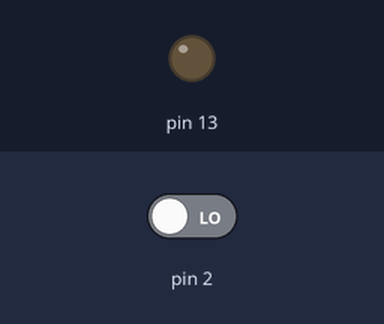
A sketch run on a simulated Arduino Uno, built with avr-gcc and run on an emulated ATmega328P. Parts: output pins drawn as LEDs (lit = HIGH). The test bench sets the inputs (shaded band); at power-on: pin 2 LOW. What the sketch prints to the serial monitor is not drawn.

Above: at 1.2 s.
1.3 s: pin 2 driven HIGH
At 1.6 s:
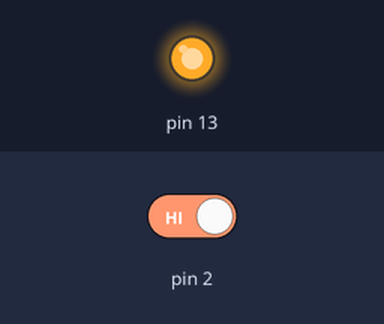
2.8 s: pin 2 driven LOW
At 4.0 s:
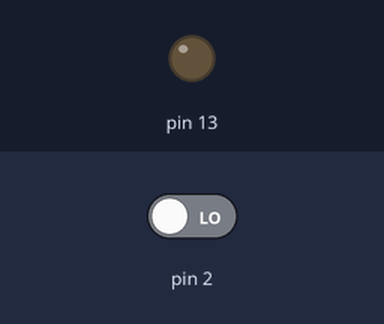
Timing chart, 0 to 5.8 s (numbered marks = the images above; inputs shaded):
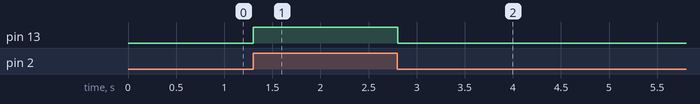

Measured:
- after the input at 1.3 s, pin 13: LOW → HIGH at once
- after the input at 2.8 s, pin 13: HIGH → LOW at once

The sketch:

test_2.ino
```cpp
volatile int state=LOW;
void setup(){
  pinMode(13,OUTPUT);
  attachInterrupt(0,blink,CHANGE);
  Serial.begin(9600);
}


void loop(){
 digitalWrite(13,state);
 Serial.println(digitalRead(2));
}

void blink(){
  state=!state;
}
```
